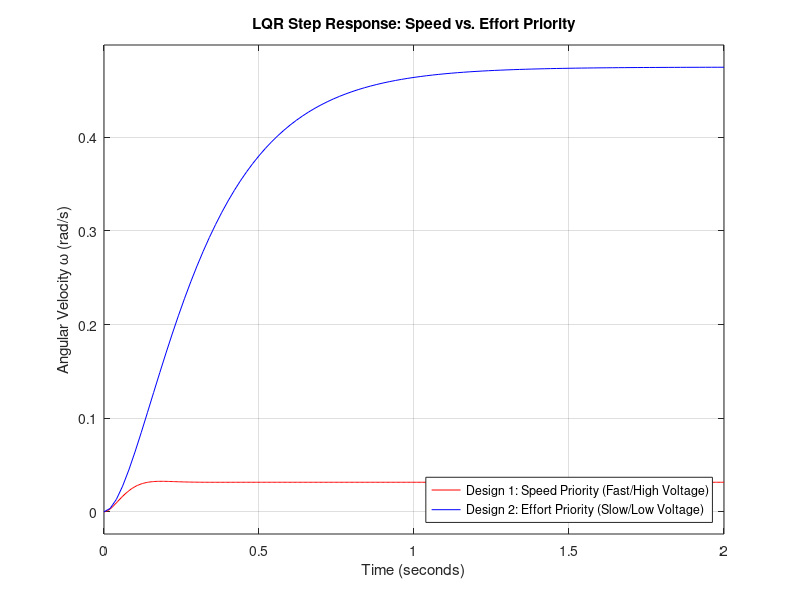

MATLAB code to generate this figure:
A = [-4, -0.2; 10, -10];
B = [2; 0];
C = [0, 1]; 
D = 0;

% DESIGN 1: SPEED PRIORITY
Q1 = [1, 0; 
      0, 1000]; 
R1 = 1;         
[K1, P1, E1] = lqr(A, B, Q1, R1);
A_cl1 = A - B*K1;
sys_cl1 = ss(A_cl1, B, C, D);

% DESIGN 2: EFFORT PRIORITY
Q2 = [1, 0; 
      0, 1]; 
R2 = 100;     
[K2, P2, E2] = lqr(A, B, Q2, R2);
A_cl2 = A - B*K2;
sys_cl2 = ss(A_cl2, B, C, D);

disp('--- Design 1: Speed Priority ---');
disp('Optimal Gain Matrix K*:');
disp(K1);
disp('Closed-Loop Poles:');
disp(E1);
disp('--- Design 2: Effort Priority ---');
disp('Optimal Gain Matrix K*:');
disp(K2);
disp('Closed-Loop Poles:');
disp(E2);

figure;
step(sys_cl1, 'r', sys_cl2, 'b');
title('LQR Step Response: Speed vs. Effort Priority');
xlabel('Time (seconds)');
ylabel('Angular Velocity \omega (rad/s)');
legend('Design 1: Speed Priority (Fast/High Voltage)', 'Design 2: Effort Priority (Slow/Low Voltage)', 'Location', 'Southeast');
grid on;
